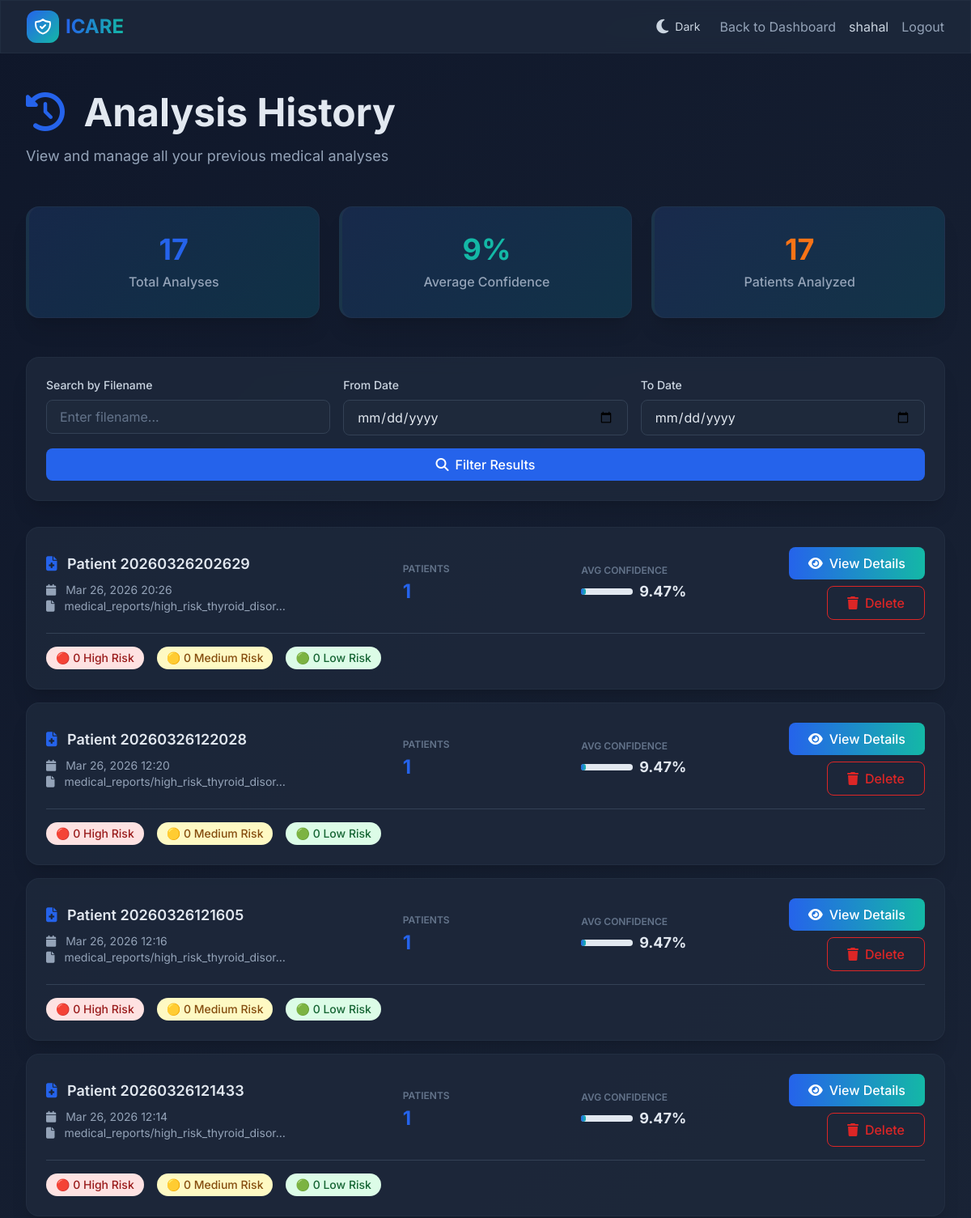
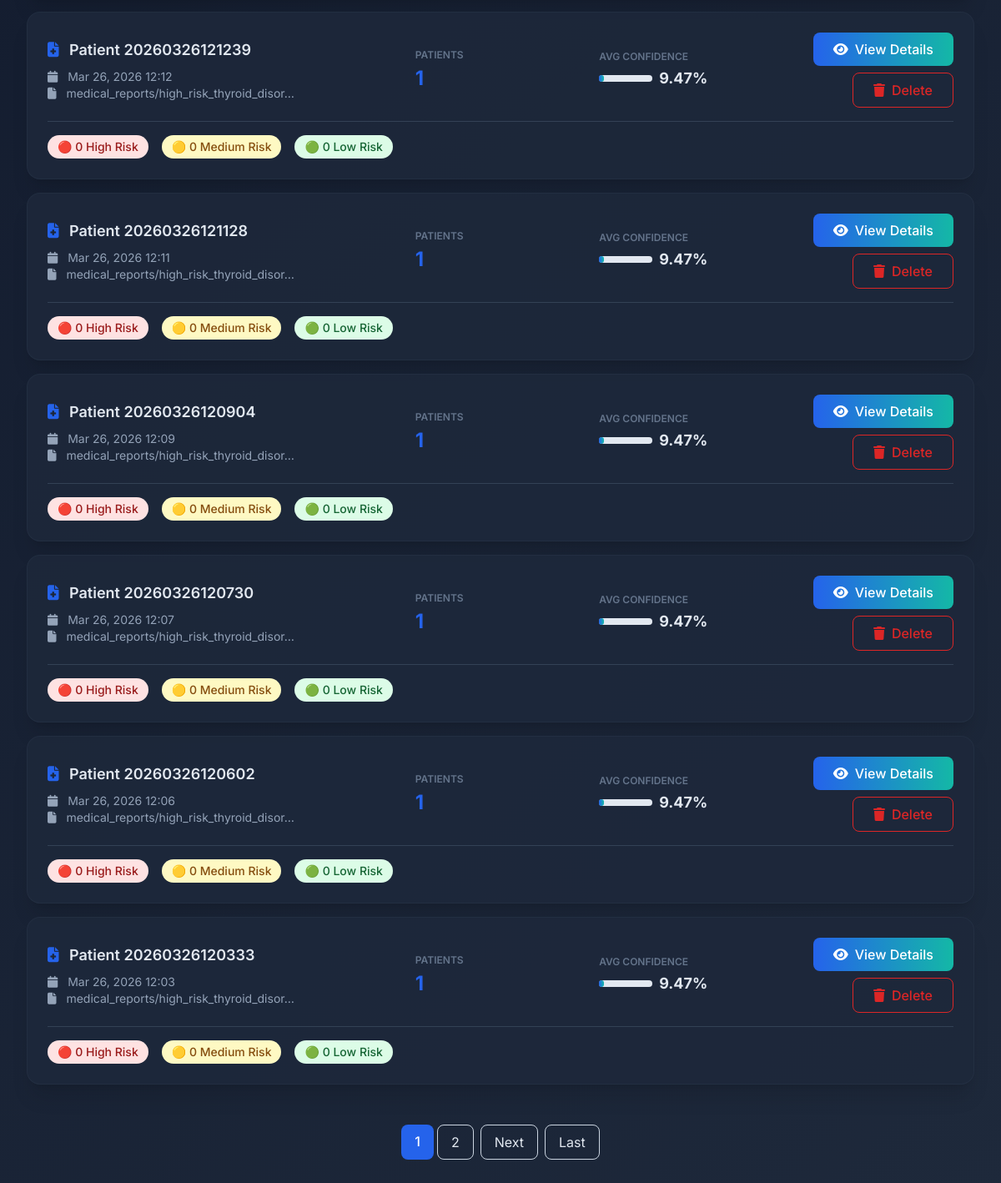
Page /analysis-history/ (signed in) on the earlier database version (2 pictures, top to bottom).
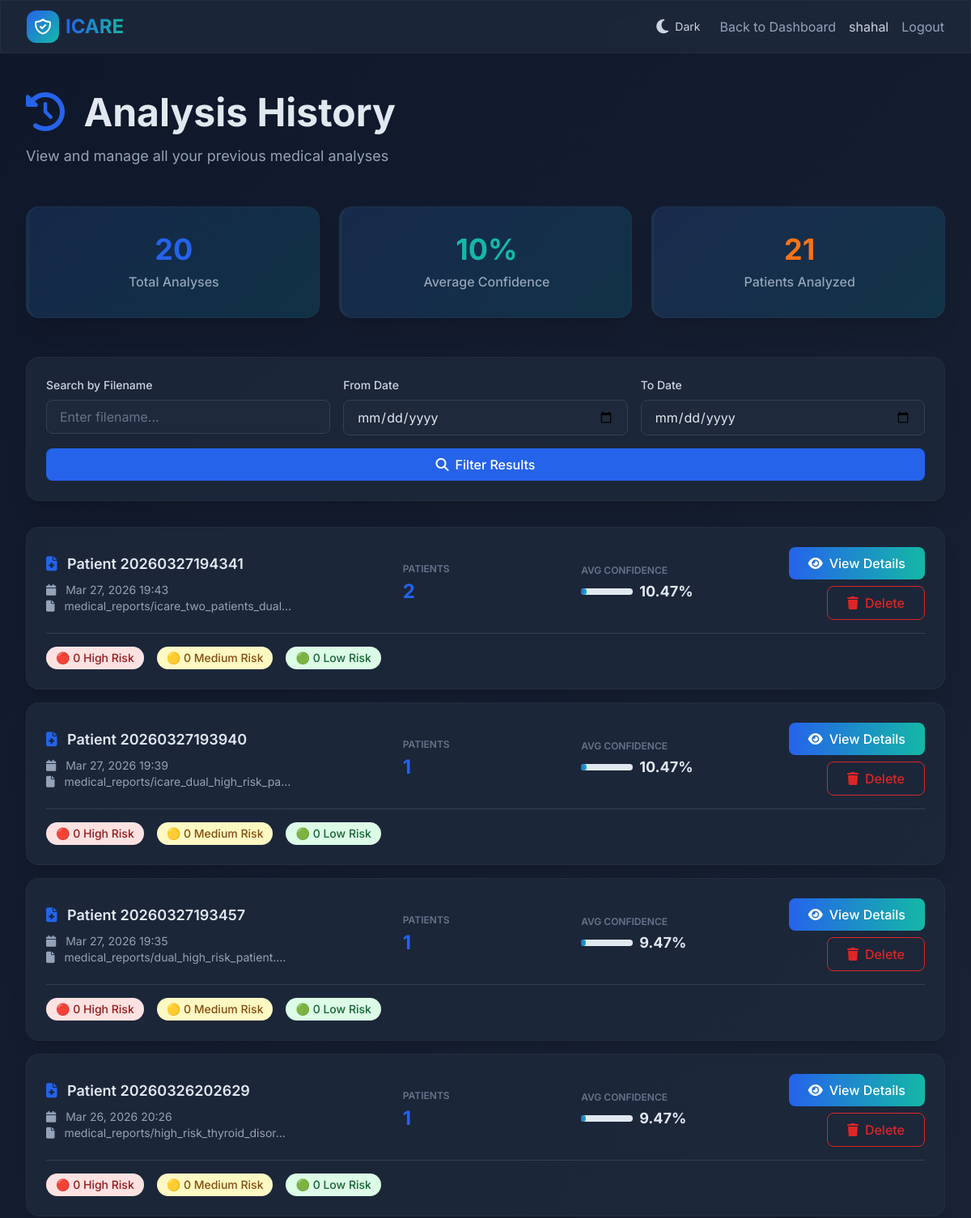
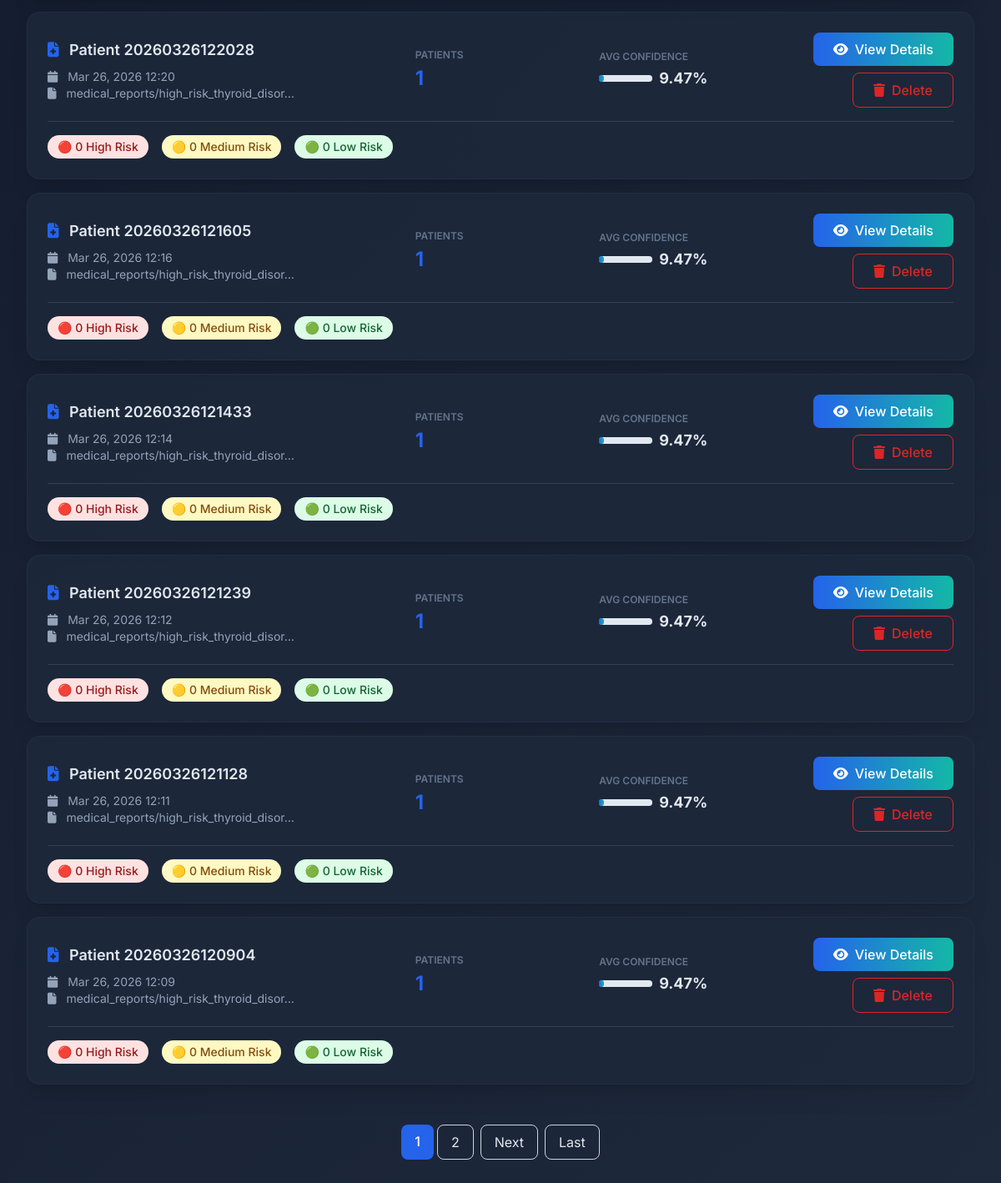
Same page on the later database version (2 pictures, top to bottom).
### app/models.py (models this page shows, shortened)
class AnalysisResult(models.Model):
    RISK_CHOICES = [
        ('High', 'High Risk'),
        ('Medium', 'Medium Risk'),
        ('Low', 'Low Risk'),
    ]
    medical_report = models.OneToOneField(MedicalReport, on_delete=models.CASCADE, related_name='analysis_result')
    user = models.ForeignKey(User, on_delete=models.CASCADE, related_name='analysis_results')
    total_patients = models.IntegerField(default=0)
    total_diseases_analyzed = models.IntegerField(default=0)
    high_risk_count = models.IntegerField(default=0)
    medium_risk_count = models.IntegerField(default=0)
    low_risk_count = models.IntegerField(default=0)
    average_confidence = models.FloatField(default=0.0)
    email_alert_sent = models.BooleanField(default=False)
    alert_disease_count = models.IntegerField(default=0)
    alert_retry_count = models.IntegerField(default=0)
    alert_risk_type = models.CharField(max_length=20, blank=True, null=True)
    predictions_json = models.JSONField(default=dict)
    recommendations = models.TextField(blank=True, null=True, help_text="AI-generated clinical recommendations")
    follow_up_actions = models.TextField(blank=True, null=True, help_text="Recommended follow-up actions")
    created_at = models.DateTimeField(auto_now_add=True)
    updated_at = models.DateTimeField(auto_now=True)
    analysis_duration = models.FloatField(default=0.0, help_text="Analysis time in seconds")
    class Meta:
        ordering = ['-created_at']

class MedicalReport(models.Model):
    user = models.ForeignKey(User, on_delete=models.CASCADE, related_name='medical_reports')
    patient_name = models.CharField(max_length=200, blank=True)
    csv_file = models.FileField(upload_to='medical_reports/')
    details = models.TextField(blank=True, null=True)
    age = models.IntegerField(blank=True, null=True)
    gender = models.CharField(max_length=20, blank=True, null=True)
    blood_pressure = models.CharField(max_length=20, blank=True, null=True)
    cholesterol = models.CharField(max_length=20, blank=True, null=True)
    glucose = models.CharField(max_length=20, blank=True, null=True)
    clinical_notes = models.TextField(blank=True, null=True)
    medications = models.TextField(blank=True, null=True, help_text="Current medications")
    allergies = models.TextField(blank=True, null=True)
    family_history = models.TextField(blank=True, null=True)
    created_at = models.DateTimeField(auto_now_add=True)
    updated_at = models.DateTimeField(auto_now=True)
    class Meta:
        ordering = ['-created_at']

### app/views.py (the view, shortened to what this page needs)
# urls.py: path('analysis-history/',views.analysis_history,name='analysis_history'),
@login_required(login_url='login')
def analysis_history(request):
    context = get_theme_context(request)
    analyses = AnalysisResult.objects.filter(user=request.user).order_by('-created_at')
    search_query = request.GET.get('search', '')
    from_date = request.GET.get('from_date', '')
    to_date = request.GET.get('to_date', '')
    if search_query:
        analyses = analyses.filter(
            Q(medical_report__patient_name__icontains=search_query) |
            Q(medical_report__csv_file__icontains=search_query)
        )
    if from_date:
        try:
            from_datetime = datetime.strptime(from_date, '%Y-%m-%d')
            analyses = analyses.filter(created_at__gte=from_datetime)
        except ValueError:
            pass
    total_analyses = analyses.count()
    avg_conf = analyses.aggregate(django_models.Avg('average_confidence'))['average_confidence__avg']
    total_patients = sum(a.total_patients for a in analyses) if analyses.exists() else 0
    paginator = Paginator(analyses, 10)  # 10 analyses per page
    page = request.GET.get('page')
    try:
        analyses_page = paginator.page(page)
    except PageNotAnInteger:
        analyses_page = paginator.page(1)
    except EmptyPage:
        analyses_page = paginator.page(paginator.num_pages)
    for analysis in analyses_page:
        try:
            predictions = analysis.predictions_json if isinstance(analysis.predictions_json, list) else []
            analysis.get_high_risk_count = sum(1 for p in predictions if p.get('risk') == 'High')
            analysis.get_medium_risk_count = sum(1 for p in predictions if p.get('risk') == 'Medium')
            analysis.get_low_risk_count = sum(1 for p in predictions if p.get('risk') == 'Low')
        except:
            analysis.get_high_risk_count = 0
            analysis.get_medium_risk_count = 0
            analysis.get_low_risk_count = 0
    context.update({
        'analyses': analyses_page,
        'page_obj': analyses_page,
        'is_paginated': paginator.num_pages > 1,
        'total_analyses': total_analyses,
        'avg_confidence': round(avg_conf, 2) if avg_conf else 0,
        'total_patients': total_patients,
        'search': search_query,
        'from_date': from_date,
        'to_date': to_date,
    })
    return render(request, 'analysis_history.html', context)

### app/views.py (called while the page is built)
def get_theme_context(request):
    theme = request.COOKIES.get('theme', 'dark')
    return {'theme': theme}

### app/templates/analysis_history.html (shortened to what the changed rows need)
{% load static %}
<!DOCTYPE html>
<html lang="en">
<head>
    <script src="https://cdn.tailwindcss.com"></script>
    <link rel="stylesheet" href="https://cdnjs.cloudflare.com/ajax/libs/font-awesome/6.4.0/css/all.min.css">
</head>
<body class="text-slate-900">
    <main class="max-w-7xl mx-auto px-4 sm:px-6 lg:px-8 py-12">
        <div class="mb-12 animate-fade-in-up">
            <h1 class="text-4xl md:text-5xl font-bold text-slate-900 dark:text-white mb-4">
                <i class="fas fa-history text-blue-600 mr-3"></i>
                Analysis History
            </h1>
        </div>
        {% if total_analyses > 0 %}
        <div class="grid md:grid-cols-3 gap-6 mb-12 animate-fade-in-up" style="animation-delay: 0.1s">
            <div class="glass-card stat-card rounded-2xl shadow-xl p-8 text-center border-l-4 border-blue-600">
                <div class="text-4xl font-bold text-blue-600 mb-2">{{ total_analyses }}</div>
                <p class="text-slate-600 font-medium">Total Analyses</p>
            </div>
            <div class="glass-card stat-card rounded-2xl shadow-xl p-8 text-center border-l-4 border-teal-500">
                <div class="text-4xl font-bold text-teal-500 mb-2">{{ avg_confidence|floatformat:0 }}%</div>
                <p class="text-slate-600 font-medium">Average Confidence</p>
            </div>
            <div class="glass-card stat-card rounded-2xl shadow-xl p-8 text-center border-l-4 border-orange-500">
                <div class="text-4xl font-bold text-orange-500 mb-2">{{ total_patients }}</div>
                <p class="text-slate-600 font-medium">Patients Analyzed</p>
            </div>
        </div>
        {% endif %}
        {% if analyses %}
        <div class="space-y-4 animate-fade-in-up" style="animation-delay: 0.2s">
            {% for analysis in analyses %}
            <div class="glass-card rounded-2xl shadow-xl p-6 hover:shadow-2xl transition">
                <div class="grid md:grid-cols-5 gap-4 items-center">
                    <div class="md:col-span-2">
                        <h3 class="text-lg font-semibold text-slate-900 mb-2">
                            <i class="fas fa-file-medical text-blue-600 mr-2"></i>
                            {% if analysis.medical_report.patient_name %}
                                {{ analysis.medical_report.patient_name }}
                            {% else %}
                                Analysis #{{ analysis.id }}
                            {% endif %}
                        </h3>
                        <p class="text-sm text-slate-600">
                            <i class="fas fa-calendar mr-2"></i>
                            {{ analysis.created_at|date:"M d, Y H:i" }}
                        </p>
                        <p class="text-sm text-slate-600">
                            <i class="fas fa-file mr-2"></i>
                            {{ analysis.medical_report.csv_file|truncatechars:40 }}
                        </p>
                    </div>
                    <div>
                        <p class="text-xs uppercase text-slate-500 font-semibold mb-1">Patients</p>
                        <p class="text-2xl font-bold text-blue-600">{{ analysis.total_patients }}</p>
                    </div>
                    <div>
                        <p class="text-xs uppercase text-slate-500 font-semibold mb-1">Avg Confidence</p>
                        <div class="flex items-center gap-2">
                            <div class="w-16 bg-slate-200 rounded-full h-2">
                                <div class="bg-gradient-to-r from-blue-600 to-teal-500 h-2 rounded-full"
                                     style="width: {{ analysis.average_confidence }}%"></div>
                            </div>
                            <p class="text-lg font-bold text-slate-900">{{ analysis.average_confidence }}%</p>
                        </div>
                    </div>
                    <div class="flex flex-col gap-2 justify-center md:items-end">
                        <a href="{% url 'analysis_detail' analysis.id %}"
                           class="inline-flex items-center justify-center gap-2 bg-gradient-to-r from-blue-600 to-teal-500 text-white px-6 py-2 rounded-lg font-medium hover:shadow-lg transition">
                            <i class="fas fa-eye"></i>
                            View Details
                        </a>
                        <a href="{% url 'delete_analysis' analysis.id %}"
                           class="inline-flex items-center justify-center gap-2 border border-red-600 text-red-600 px-6 py-2 rounded-lg font-medium hover:bg-red-50 transition"
                           onclick="return confirm('Are you sure you want to delete this analysis?');">
                            <i class="fas fa-trash"></i>
                            Delete
                        </a>
                    </div>
                </div>
                <div class="mt-4 pt-4 border-t border-slate-200">
                    <div class="flex gap-4 flex-wrap">
                        <div class="flex items-center gap-2">
                            <span class="px-3 py-1 bg-red-100 text-red-800 rounded-full text-sm font-medium">
                                🔴 {{ analysis.get_high_risk_count|default:0 }} High Risk
                            </span>
                        </div>
                        <div class="flex items-center gap-2">
                            <span class="px-3 py-1 bg-yellow-100 text-yellow-800 rounded-full text-sm font-medium">
                                🟡 {{ analysis.get_medium_risk_count|default:0 }} Medium Risk
                            </span>
                        </div>
                        <div class="flex items-center gap-2">
                            <span class="px-3 py-1 bg-green-100 text-green-800 rounded-full text-sm font-medium">
                                🟢 {{ analysis.get_low_risk_count|default:0 }} Low Risk
                            </span>
                        </div>
                    </div>
                </div>
            </div>
            {% endfor %}
        </div>
        {% if is_paginated %}
        <div class="mt-12 flex justify-center gap-2 animate-fade-in-up" style="animation-delay: 0.3s">
            <div class="flex gap-1">
                {% for num in page_obj.paginator.page_range %}
                    {% if page_obj.number == num %}
                    <span class="px-4 py-2 rounded-lg bg-blue-600 text-white font-medium">{{ num }}</span>
                    {% else %}
                    <a href="?page={{ num }}" class="px-4 py-2 rounded-lg border border-slate-300 hover:bg-slate-50 transition">{{ num }}</a>
                    {% endif %}
                {% endfor %}
            </div>
        </div>
        {% endif %}
        {% endif %}
    </main>
</body>
</html>

Differences in the rows shown:
no longer on this page (row unchanged): AnalysisResult: medical_report.patient_name "Patient 20260326120730", created_at "Mar 26, 2026 12:07", medical_report.csv_file "medical_reports/high_risk_thyroid_disor…", total_patients "1", average_confidence "9.47", get_high_risk_count "0", get_medium_risk_count "0", get_low_risk_count "0"
no longer on this page (row unchanged): AnalysisResult: medical_report.patient_name "Patient 20260326120602", created_at "Mar 26, 2026 12:06", medical_report.csv_file "medical_reports/high_risk_thyroid_disor…", total_patients "1", average_confidence "9.47", get_high_risk_count "0", get_medium_risk_count "0", get_low_risk_count "0"
no longer on this page (row unchanged): AnalysisResult: medical_report.patient_name "Patient 20260326120333", created_at "Mar 26, 2026 12:03", medical_report.csv_file "medical_reports/high_risk_thyroid_disor…", total_patients "1", average_confidence "9.47", get_high_risk_count "0", get_medium_risk_count "0", get_low_risk_count "0"
added AnalysisResult: medical_report.patient_name "Patient 20260327194341", created_at "Mar 27, 2026 19:43", medical_report.csv_file "medical_reports/icare_two_patients_dual…", total_patients "2", average_confidence "10.47", get_high_risk_count "0", get_medium_risk_count "0", get_low_risk_count "0"
added AnalysisResult: medical_report.patient_name "Patient 20260327193940", created_at "Mar 27, 2026 19:39", medical_report.csv_file "medical_reports/icare_dual_high_risk_pa…", total_patients "1", average_confidence "10.47", get_high_risk_count "0", get_medium_risk_count "0", get_low_risk_count "0"
added AnalysisResult: medical_report.patient_name "Patient 20260327193457", created_at "Mar 27, 2026 19:35", medical_report.csv_file "medical_reports/dual_high_risk_patient.…", total_patients "1", average_confidence "9.47", get_high_risk_count "0", get_medium_risk_count "0", get_low_risk_count "0"
Other differences:
{{ total_analyses }}: "17" → "20"
{{ avg_confidence|floatformat:0 }}: "9" → "10"
{{ total_patients }}: "17" → "21"
